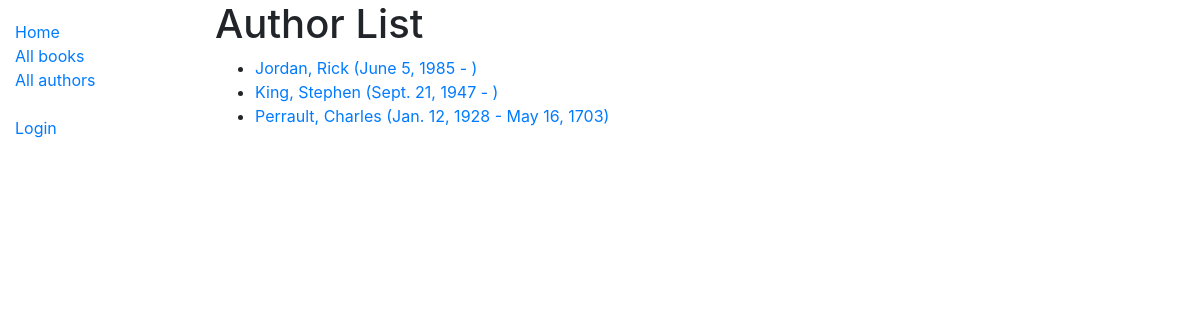
Screenshot of /catalog/authors/ with the database file from the repository.
### catalog/models.py (models this page shows)
class Author(models.Model):
    first_name = models.CharField(max_length=100)
    last_name = models.CharField(max_length=100)
    date_of_birth = models.DateField(null=True, blank=True)
    date_of_death = models.DateField('Died', null=True, blank=True)
    class Meta:
        ordering = ['last_name', 'first_name']
    def get_absolute_url(self):
        return reverse('author-detail', args=[str(self.id)])
    def __str__(self):
        return f'{self.last_name}, {self.first_name}'
    class Meta:
        ordering = ['last_name']

### catalog/views.py (the view)
# urls.py: path('authors/', views.AuthorListView.as_view(), name='authors'),
class AuthorListView(generic.ListView):
    model = Author
    paginate_by = 10

### catalog/templates/catalog/author_list.html
{% extends "base_generic.html" %}
{% block content %}
<h1>Author List</h1>
{% if author_list %}
  <ul>
  {% for author in author_list %}
    <li>
      <a href="{{ author.get_absolute_url }}">
      {{ author }} ({{author.date_of_birth}} - {% if author.date_of_death %}{{author.date_of_death}}{% endif %})
      </a>
    </li>
  {% endfor %}
 </ul>
{% else %}
  <p>There are no authors available.</p>
{% endif %}
{% endblock %}

### rows the page displays
Author: last_name+first_name "Jordan, Rick", date_of_birth "June 5, 1985"
Author: last_name+first_name "King, Stephen", date_of_birth "Sept. 21, 1947"
Author: last_name+first_name "Perrault, Charles", date_of_birth "Jan. 12, 1928", date_of_death "May 16, 1703"
